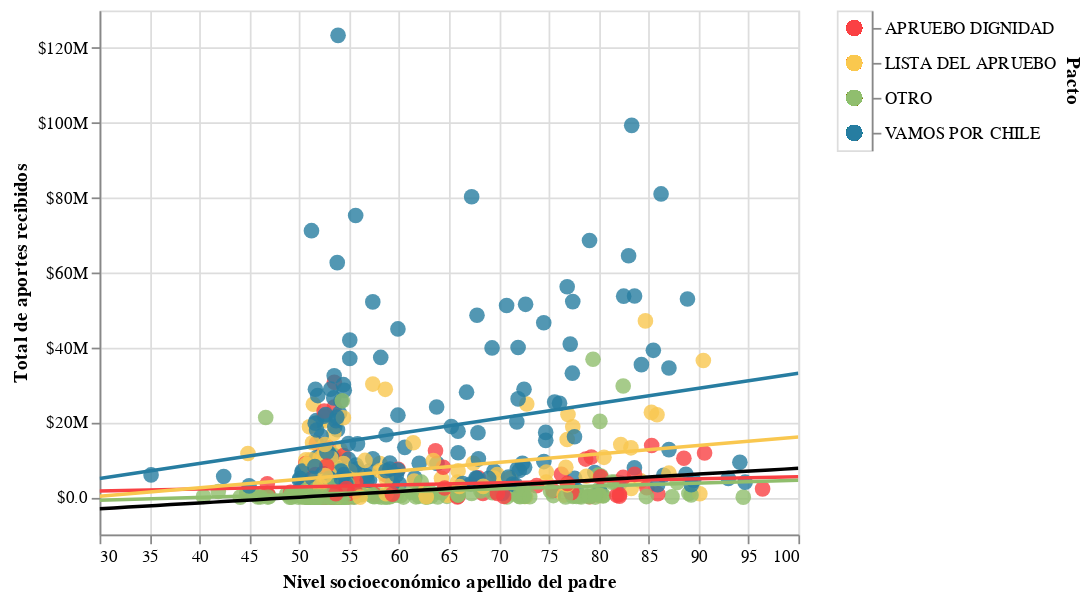

Write notebook code for a chart like this one.
### Code cell
alt.renderers.set_embed_options(formatLocale={
  "decimal": ",",
  "thousands": ".",
  "grouping": [3],
  "currency": ["$", "M"]
})

chart = (scatter
 + regresion_pactos
 + regresion)

chart_legend = chart.interactive()  | legend
chart_legend.save('Nota 01 - Vis 01.html')
chart_legend

### Figure 1 — Vega-Lite specification as saved in the notebook (floating-point values rounded to 4 significant figures; data arrays with more than 128 entries replaced by an {"elided": "..."} marker saying what was removed)
{"config": {"view": {"continuousWidth": 400, "continuousHeight": 300}}, "hconcat": [{"layer": [{"mark": {"type": "point", "clip": true, "filled": true, "opacity": 0.8, "size": 80}, "encoding": {"color": {"condition": {"type": "nominal", "field": "PACTO", "legend": null, "scale": {"domain": ["VAMOS POR CHILE", "LISTA DEL APRUEBO", "APRUEBO DIGNIDAD", "OTRO"], "range": ["#277DA1", "#F9C74F", "#F94144", "#90BE6D"]}, "selection": "selector001"}, "value": "#EBEBEB"}, "tooltip": [{"type": "nominal", "field": "NOMBRE_CANDIDATO", "title": "Nombre"}, {"type": "nominal", "field": "PACTO", "title": "Pacto"}, {"type": "quantitative", "field": "MONTO", "format": ",", "title": "Monto en pesos"}, {"type": "quantitative", "field": "FRECUENCIA_PATERNO", "format": ",", "title": "Frecuencia apellido paterno"}], "x": {"type": "quantitative", "field": "NSE_PATERNO", "scale": {"domain": [30, 100]}, "title": "Nivel socioeconómico apellido del padre"}, "y": {"type": "quantitative", "axis": {"format": "$.2s", "title": "Total de aportes recibidos"}, "field": "MONTO"}}, "selection": {"selector002": {"type": "interval", "bind": "scales", "encodings": ["x", "y"]}}}, {"mark": "line", "encoding": {"color": {"condition": {"type": "nominal", "field": "PACTO", "legend": null, "scale": {"domain": ["VAMOS POR CHILE", "LISTA DEL APRUEBO", "APRUEBO DIGNIDAD", "OTRO"], "range": ["#277DA1", "#F9C74F", "#F94144", "#90BE6D"]}, "selection": "selector001"}, "value": "#EBEBEB"}, "x": {"type": "quantitative", "field": "NSE_PATERNO", "scale": {"domain": [30, 100]}, "title": "Nivel socioeconómico apellido del padre"}, "y": {"type": "quantitative", "axis": {"format": "$.2s", "title": "Total de aportes recibidos"}, "field": "MONTO"}}, "transform": [{"on": "NSE_PATERNO", "regression": "MONTO", "extent": [30, 100], "groupby": ["PACTO"]}]}, {"data": {"name": "data-e53bb8e6e480e57be3d733cd4bde0fee"}, "mark": {"type": "line", "color": "black"}, "encoding": {"x": {"type": "quantitative", "field": "NSE_PATERNO", "scale": {"domain": [30, 100]}, "title": "Nivel socioeconómico apellido del padre"}, "y": {"type": "quantitative", "axis": {"format": "$.2s", "title": "Total de aportes recibidos"}, "field": "MONTO"}}}]}, {"mark": {"type": "point", "filled": true, "size": 80}, "encoding": {"color": {"condition": {"type": "nominal", "field": "PACTO", "legend": null, "scale": {"domain": ["VAMOS POR CHILE", "LISTA DEL APRUEBO", "APRUEBO DIGNIDAD", "OTRO"], "range": ["#277DA1", "#F9C74F", "#F94144", "#90BE6D"]}, "selection": "selector001"}, "value": "#EBEBEB"}, "y": {"type": "nominal", "axis": {"orient": "right", "title": "Pacto"}, "field": "PACTO"}}, "selection": {"selector001": {"type": "multi", "fields": ["PACTO"]}}}], "data": {"name": "data-9c649da44a2c29e4740750db2b5244b4"}, "$schema": "https://vega.github.io/schema/vega-lite/v4.0.2.json", "datasets": {"data-9c649da44a2c29e4740750db2b5244b4": {"elided": "924 records"}, "data-e53bb8e6e480e57be3d733cd4bde0fee": [{"NSE_PATERNO": 30.0, "MONTO": -3094000.0}, {"NSE_PATERNO": 31.43, "MONTO": -2874000.0}, {"NSE_PATERNO": 32.86, "MONTO": -2653000.0}, {"NSE_PATERNO": 34.29, "MONTO": -2433000.0}, {"NSE_PATERNO": 35.71, "MONTO": -2212000.0}, {"NSE_PATERNO": 37.14, "MONTO": -1992000.0}, {"NSE_PATERNO": 38.57, "MONTO": -1771000.0}, {"NSE_PATERNO": 40.0, "MONTO": -1551000.0}, {"NSE_PATERNO": 41.43, "MONTO": -1331000.0}, {"NSE_PATERNO": 42.86, "MONTO": -1110000.0}, {"NSE_PATERNO": 44.29, "MONTO": -889800.0}, {"NSE_PATERNO": 45.71, "MONTO": -669300.0}, {"NSE_PATERNO": 47.14, "MONTO": -448900.0}, {"NSE_PATERNO": 48.57, "MONTO": -228500.0}, {"NSE_PATERNO": 50.0, "MONTO": -8063.0}, {"NSE_PATERNO": 51.43, "MONTO": 212400.0}, {"NSE_PATERNO": 52.86, "MONTO": 432800.0}, {"NSE_PATERNO": 54.29, "MONTO": 653200.0}, {"NSE_PATERNO": 55.71, "MONTO": 873600.0}, {"NSE_PATERNO": 57.14, "MONTO": 1094000.0}, {"NSE_PATERNO": 58.57, "MONTO": 1314000.0}, {"NSE_PATERNO": 60.0, "MONTO": 1535000.0}, {"NSE_PATERNO": 61.43, "MONTO": 1755000.0}, {"NSE_PATERNO": 62.86, "MONTO": 1976000.0}, {"NSE_PATERNO": 64.29, "MONTO": 2196000.0}, {"NSE_PATERNO": 65.71, "MONTO": 2417000.0}, {"NSE_PATERNO": 67.14, "MONTO": 2637000.0}, {"NSE_PATERNO": 68.57, "MONTO": 2857000.0}, {"NSE_PATERNO": 70.0, "MONTO": 3078000.0}, {"NSE_PATERNO": 71.43, "MONTO": 3298000.0}, {"NSE_PATERNO": 72.86, "MONTO": 3519000.0}, {"NSE_PATERNO": 74.29, "MONTO": 3739000.0}, {"NSE_PATERNO": 75.71, "MONTO": 3960000.0}, {"NSE_PATERNO": 77.14, "MONTO": 4180000.0}, {"NSE_PATERNO": 78.57, "MONTO": 4400000.0}, {"NSE_PATERNO": 80.0, "MONTO": 4621000.0}, {"NSE_PATERNO": 81.43, "MONTO": 4841000.0}, {"NSE_PATERNO": 82.86, "MONTO": 5062000.0}, {"NSE_PATERNO": 84.29, "MONTO": 5282000.0}, {"NSE_PATERNO": 85.71, "MONTO": 5503000.0}, {"NSE_PATERNO": 87.14, "MONTO": 5723000.0}, {"NSE_PATERNO": 88.57, "MONTO": 5943000.0}, {"NSE_PATERNO": 90.0, "MONTO": 6164000.0}, {"NSE_PATERNO": 91.43, "MONTO": 6384000.0}, {"NSE_PATERNO": 92.86, "MONTO": 6605000.0}, {"NSE_PATERNO": 94.29, "MONTO": 6825000.0}, {"NSE_PATERNO": 95.71, "MONTO": 7045000.0}, {"NSE_PATERNO": 97.14, "MONTO": 7266000.0}, {"NSE_PATERNO": 98.57, "MONTO": 7486000.0}, {"NSE_PATERNO": 100.0, "MONTO": 7707000.0}]}}
